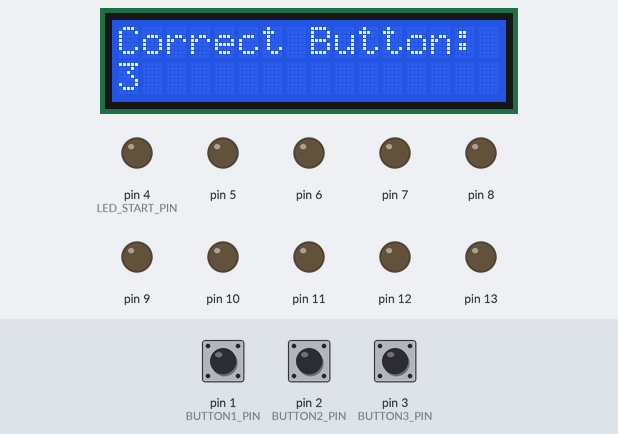
Bench run of a sketch on a simulated Arduino Uno, built with avr-gcc and run on an emulated ATmega328P. On the bench: 16×2 character LCD, output pins drawn as LEDs (lit = HIGH). Inputs (shaded band) come from the test bench; at power-on: pin 1 (BUTTON1_PIN) HIGH, pin 2 (BUTTON2_PIN) HIGH, pin 3 (BUTTON3_PIN) HIGH. Random numbers use the default seed unless the sketch sets one.

Above: at 2.6 s.
2.7 s: pin 1 (BUTTON1_PIN) pulled LOW for 0.15 s
At 3.7 s:
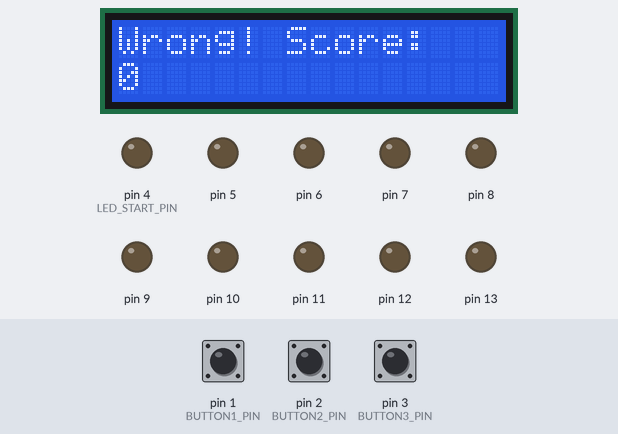
5.8 s: pin 2 (BUTTON2_PIN) pulled LOW for 1 s
At 7.4 s:
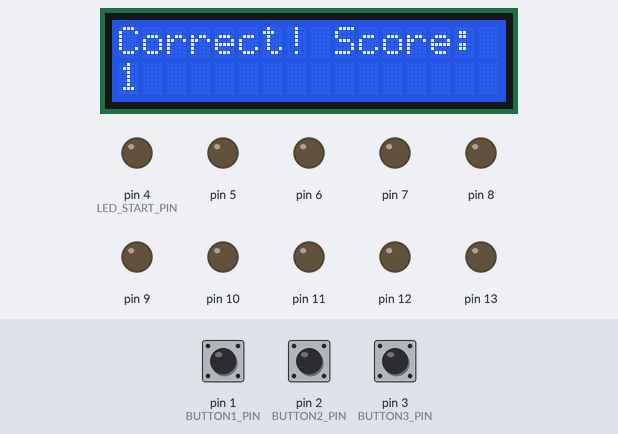
9.8 s: pin 3 (BUTTON3_PIN) pulled LOW for 1 s
At 13.6 s:
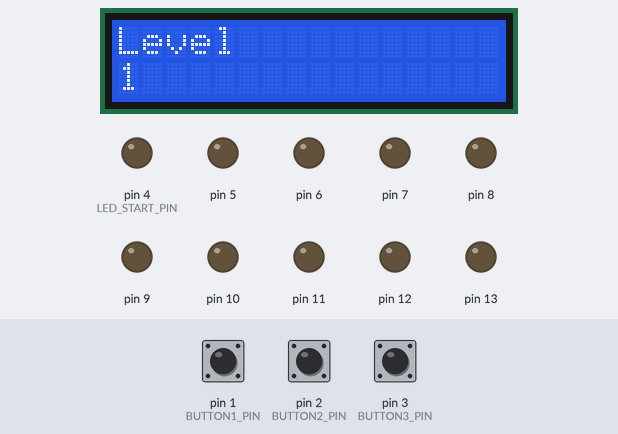
13.8 s: pin 1 (BUTTON1_PIN) pulled LOW for 3.2 s
At 18.5 s:
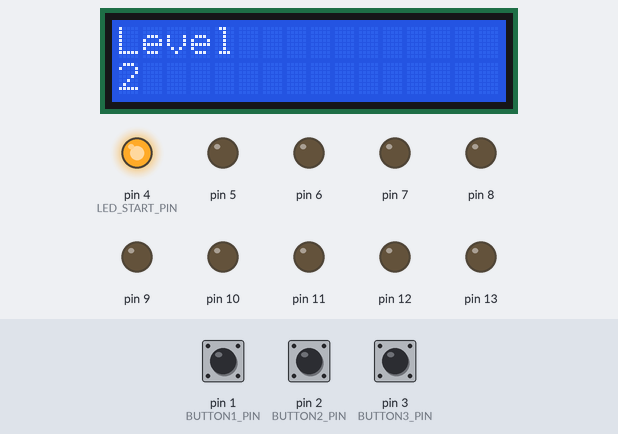
20.0 s: pin 2 (BUTTON2_PIN) pulled LOW for 0.15 s
At 20.5 s:
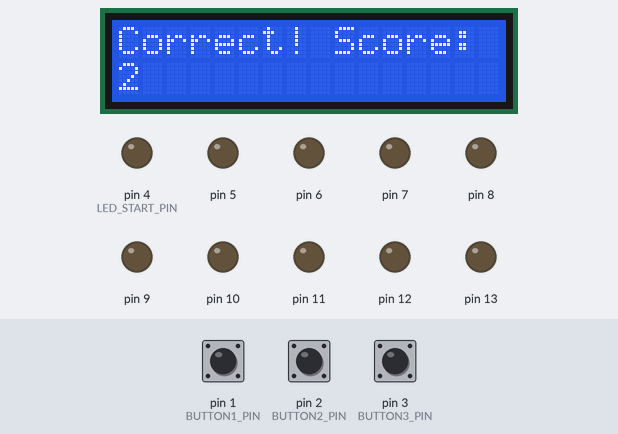
23.1 s: pin 3 (BUTTON3_PIN) pulled LOW for 1 s
At 25.4 s:
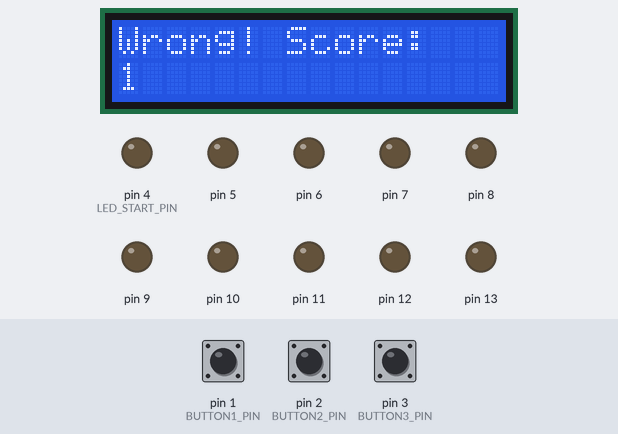
Timing chart, 0 to 36.6 s (numbered marks = the images above; inputs shaded):
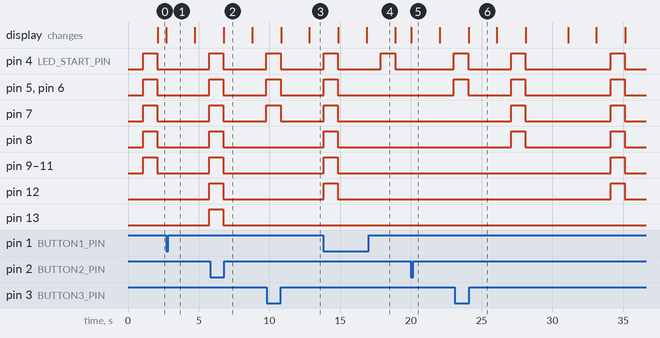

Measured:
- after the input at 2.7 s, pin 4 (LED_START_PIN), pin 5–13: LOW → HIGH after 3.0 s
- after the input at 20.0 s, pin 4 (LED_START_PIN), pin 5, pin 6: LOW → HIGH after 3.0 s

The sketch:

bai5.ino
```cpp
#include <Wire.h>
#include <hd44780.h>                    // Thư viện core hd44780
#include <hd44780ioClass/hd44780_I2Cexp.h>  // Thư viện cho I2C

#define NUM_LEDS 10
#define BUTTON1_PIN 1
#define BUTTON2_PIN 2
#define BUTTON3_PIN 3
#define LED_START_PIN 4

hd44780_I2Cexp lcd;  // Tạo đối tượng LCD cho giao tiếp I2C

int level = 1;
int score = 0;
int num_lights_on = 0;
int correct_button = 0;
unsigned long start_time;
int timeout;

void setup() {
  lcd.begin(16, 2);  // Khởi tạo màn hình LCD với kích thước 16x2
  lcd.backlight();   // Bật đèn nền LCD

  // Set LED pins as outputs
  for (int i = LED_START_PIN; i < LED_START_PIN + NUM_LEDS; i++) {
    pinMode(i, OUTPUT);
  }

  // Set button pins as inputs with internal pull-up resistors
  pinMode(BUTTON1_PIN, INPUT_PULLUP);
  pinMode(BUTTON2_PIN, INPUT_PULLUP);
  pinMode(BUTTON3_PIN, INPUT_PULLUP);

  startGame();
}

void loop() {
  // Display LEDs based on the level
  num_lights_on = random(1, NUM_LEDS + 1);
  correct_button = num_lights_on % 3;

  lightUpLEDs(num_lights_on);
  start_time = millis();
  timeout = max(1000, (4000 - (level * 1000)));  // Ensure timeout doesn't go below 1000ms

  // Display the correct button on the LCD for debugging
  updateLCD("Correct Button:", correct_button + 1);  // Display the button number (1-based index)

  // Wait for the player's input within the timeout period
  while (millis() - start_time < timeout) {
    int pressed_button = getButtonPress();
    if (pressed_button != -1) {
      checkButton(pressed_button);
      break;
    }
  }

  if (millis() - start_time >= timeout) {
    // No button pressed, deduct points and reset level
    score = max(0, score - 1);  // Ensure score doesn't go below 0
    level = 1;
    updateLCD("Time out! Score:", score);
  }

  delay(2000);
  startGame();  // Start a new round
}

void startGame() {
  updateLCD("Level", level);
  delay(1000);
}

void lightUpLEDs(int num) {
  // Turn on num LEDs
  for (int i = 0; i < num; i++) {
    digitalWrite(LED_START_PIN + i, HIGH);
  }
  delay(1000);  // LEDs stay on for 1 second
  for (int i = 0; i < NUM_LEDS; i++) {
    digitalWrite(LED_START_PIN + i, LOW);  // Turn off LEDs
  }
}

int getButtonPress() {
  // The buttons are using INPUT_PULLUP, so a pressed button will read LOW
  if (digitalRead(BUTTON1_PIN) == LOW) return 0;
  if (digitalRead(BUTTON2_PIN) == LOW) return 1;
  if (digitalRead(BUTTON3_PIN) == LOW) return 2;
  return -1;  // No button pressed
}

void checkButton(int button) {
  if (button == correct_button) {
    // Correct button pressed
    score += 1;
    level = min(level + 1, 3);  // Increase level, max is 3
    updateLCD("Correct! Score:", score);
  } else {
    // Incorrect button, reset level and deduct points
    score = max(0, score - 1);  // Ensure score doesn't go below 0
    level = 1;
    updateLCD("Wrong! Score:", score);
  }
}

void updateLCD(String message, int value) {
  lcd.clear();
  lcd.setCursor(0, 0);
  lcd.print(message);
  lcd.setCursor(0, 1);
  lcd.print(value);
}
```
